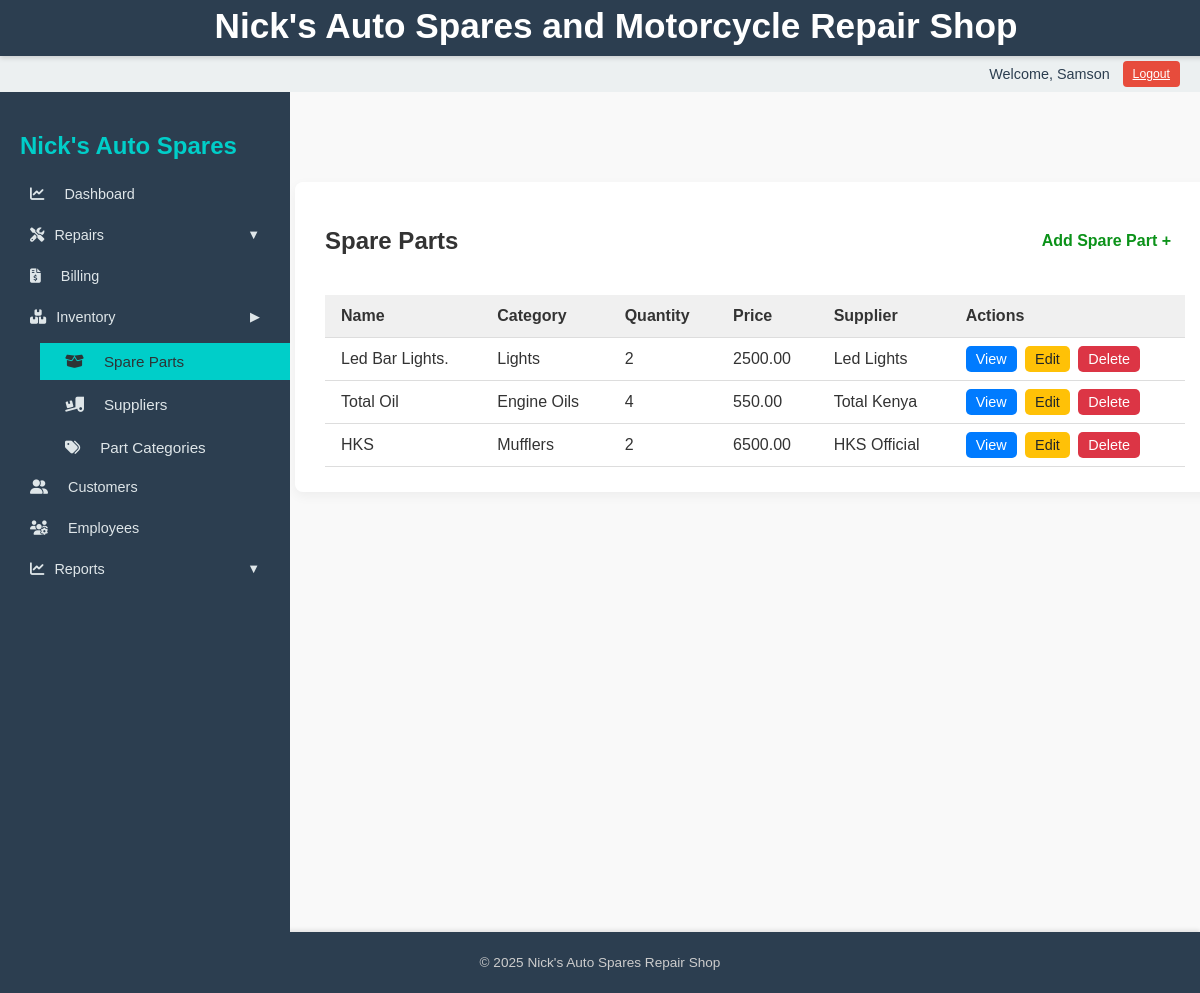
The page /inventory/ (signed in) on the database as committed earlier.
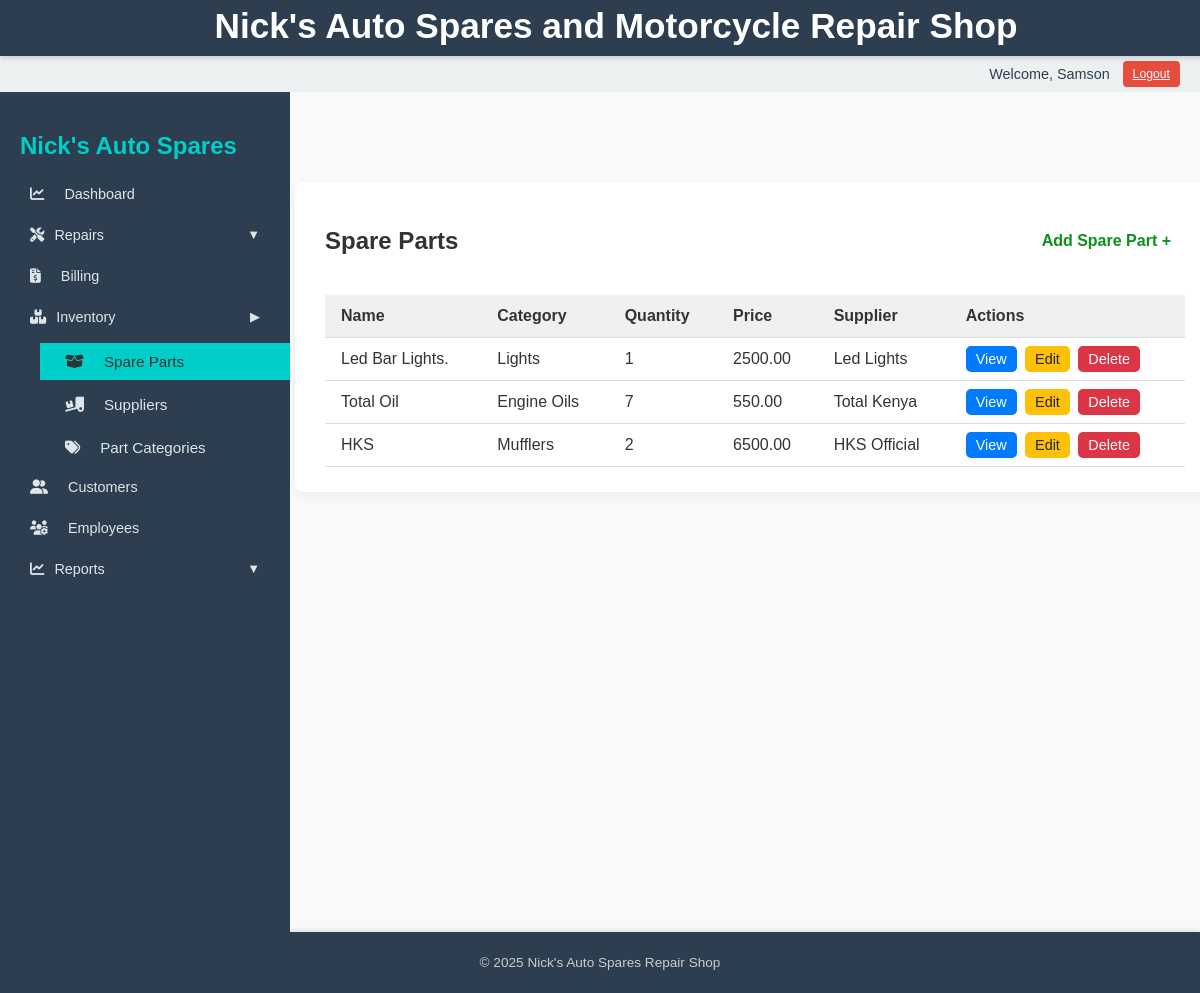
The same page on the database as committed later.
### inventory/models.py (models this page shows, shortened)
class SparePart(models.Model):
    name = models.CharField(max_length=100)
    part_number = models.CharField(max_length=50, blank=True, null=True)
    category = models.ForeignKey(PartCategory, on_delete=models.SET_NULL, null=True, blank=True)
    quantity = models.PositiveIntegerField()
    price = models.DecimalField(max_digits=10, decimal_places=2)
    supplier = models.ForeignKey('Supplier', on_delete=models.SET_NULL, null=True, blank=True)
    date_added = models.DateTimeField(auto_now_add=True)
    procurement_cost = models.DecimalField(max_digits=10, decimal_places=2, default=0)

class PartCategory(models.Model):
    name = models.CharField(max_length=50, unique=True)
    def __str__(self):
        return self.name

class Supplier(models.Model):
    name = models.CharField(max_length=100, unique=True)
    contact_person = models.CharField(max_length=100, blank=True, null=True)
    phone = models.CharField(max_length=20, blank=True, null=True)
    email = models.EmailField(blank=True, null=True)
    address = models.TextField(blank=True, null=True)
    def __str__(self):
        return self.name

### inventory/views.py (the view)
# urls.py: path('', views.sparepart_list, name='sparepart_list'),
@login_required
def sparepart_list(request):
    parts = SparePart.objects.all().order_by('-date_added')
    return render(request, 'inventory/sparepart_list.html', {'parts': parts})

### inventory/templates/inventory/sparepart_list.html
{% extends "base_dashboard.html" %}
{% block content %}
<div class="page-card">
    <div class="page-header">
        <h2>Spare Parts</h2>
        <a href="{% url 'add_sparepart' %}" class="action-button green">Add Spare Part +</a>
    </div>
    {% if parts %}
    <table class="styled-table">
        <thead>
            <tr>
                <th>Name</th>
                <th>Category</th>
                <th>Quantity</th>
                <th>Price</th>
                <th>Supplier</th>
                <th>Actions</th>
            </tr>
        </thead>
        <tbody>
            {% for part in parts %}
            <tr>
                <td>{{ part.name }}</td>
                <td>{{ part.category }}</td>
                <td>{{ part.quantity }}</td>
                <td>{{ part.price }}</td>
                <td>{{ part.supplier }}</td>
                <td>
                    <a href="{% url 'sparepart_detail' part.id %}" class="small-btn blue">View</a>
                    <a href="{% url 'edit_sparepart' part.pk %}" class="small-btn yellow">Edit</a>
                    <a href="{% url 'delete_sparepart' part.pk %}" class="small-btn red">Delete</a>
                </td>
            </tr>
            {% endfor %}
        </tbody>
    </table>
    {% else %}
    <p>No spare parts found.</p>
    {% endif %}
</div>
{% endblock %}

Rows that differ between the two databases and show on the page:
changed SparePart "Led Bar Lights.": quantity "2" → "1"
changed SparePart "Total Oil": quantity "4" → "7"
